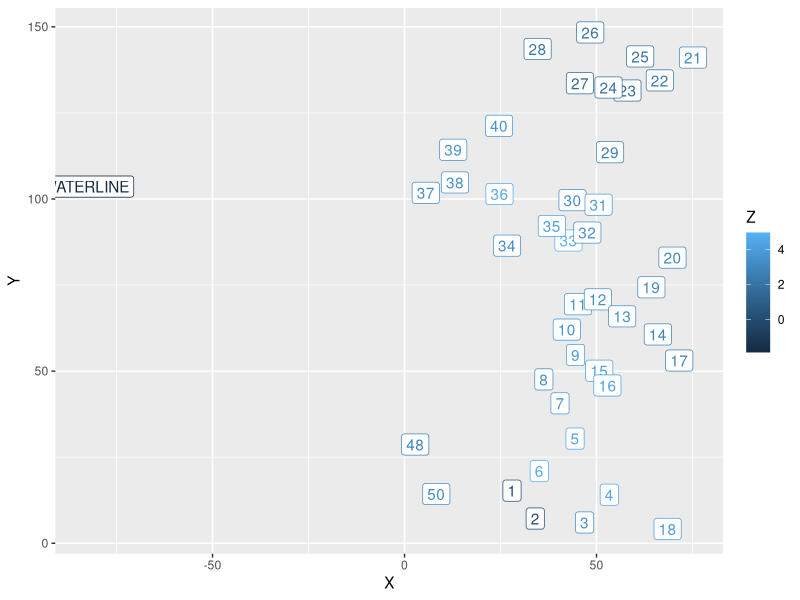
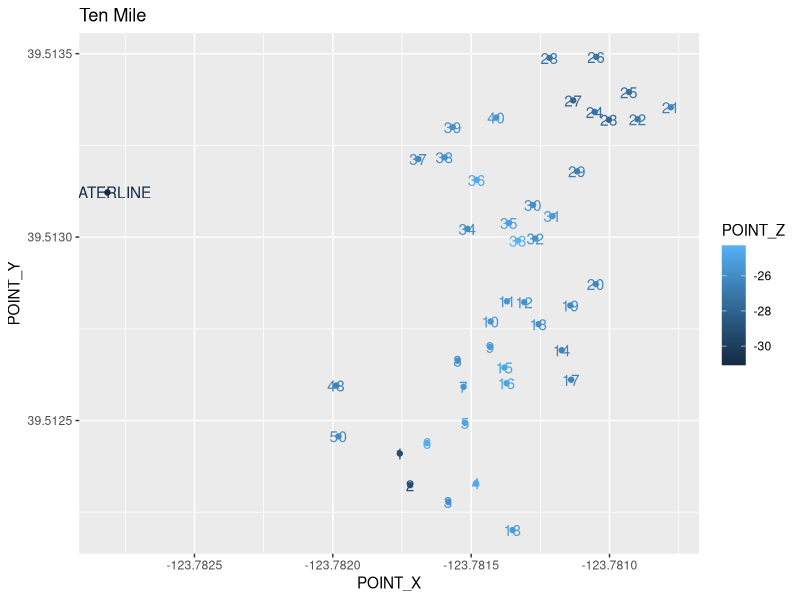
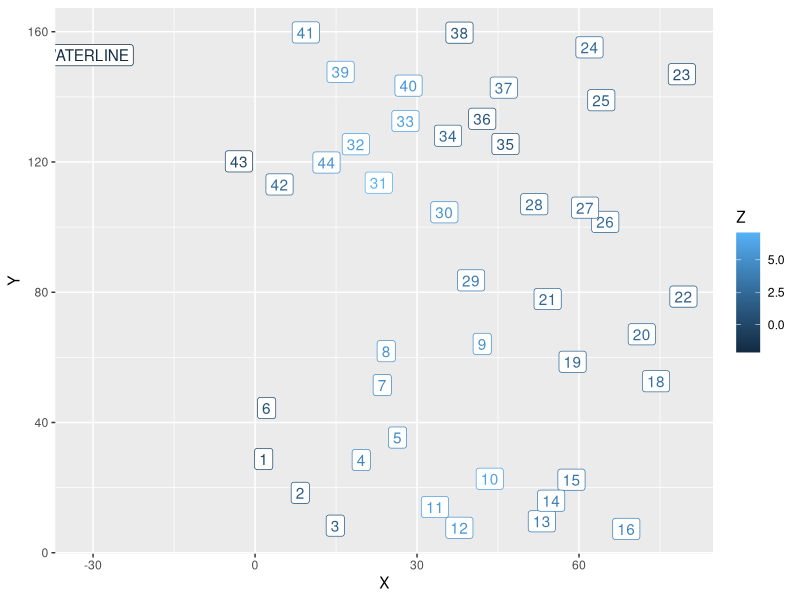
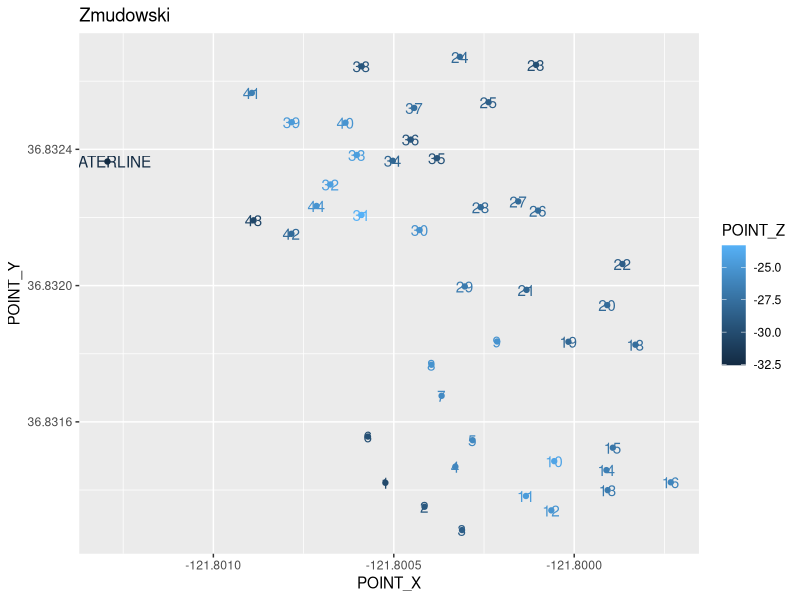
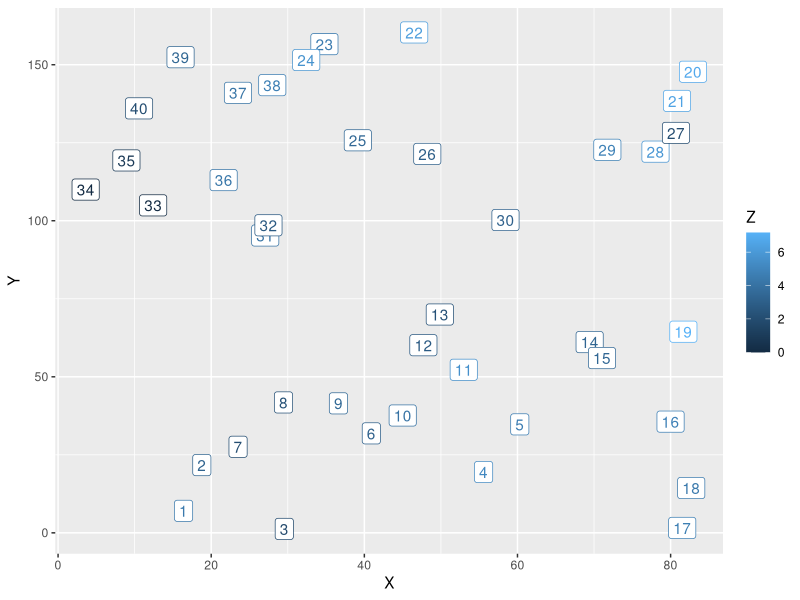
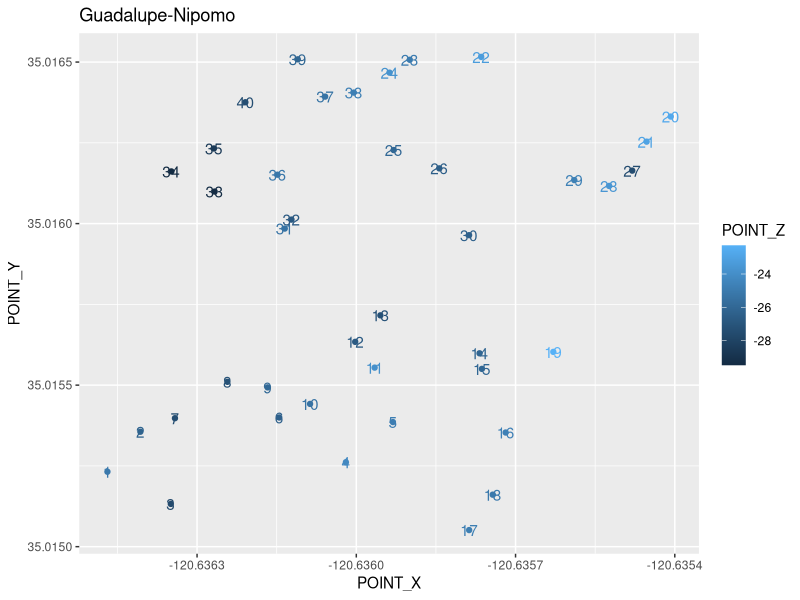
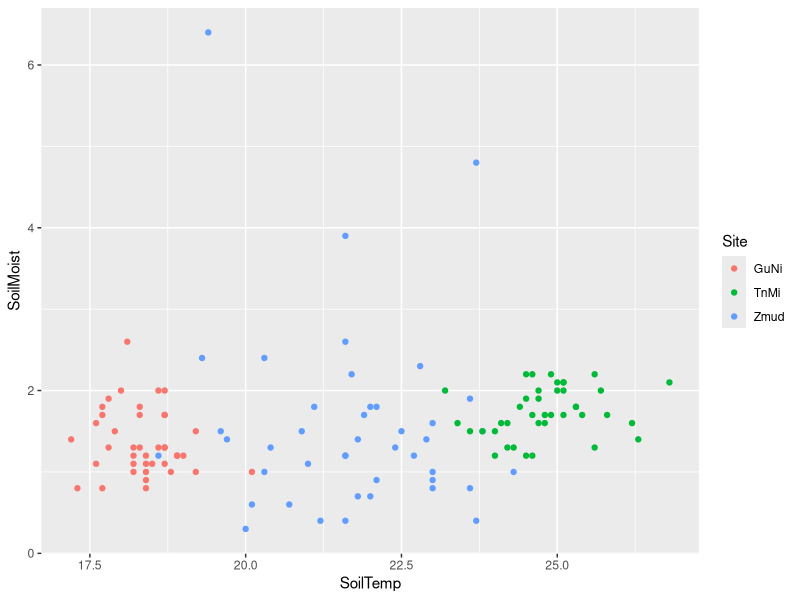
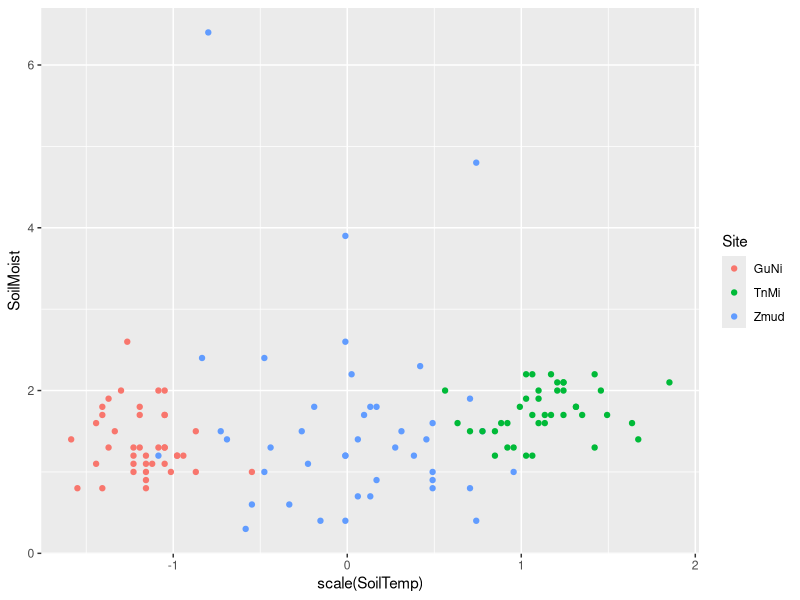

Recreate these plots in R, in order.
## ---- chunk 1
knitr::opts_chunk$set(echo = TRUE)
library(tidyverse)
library(readr)
library(here)
## ---- chunk 2
# Ten Mile
TeMi_Coords <- read_csv(here("EnteredData", "TeMi_RelativeCoords.csv"))
TeMi_Dist <- read_csv(here("EnteredData", "TeMi_Distance.csv"))
TeMi_Cover <- read_csv(here("EnteredData", "TeMi_Cover.csv"))
TeMi_Locations <- read_csv(here("EnteredData", "TeMi_Location.csv"))


# Zmudowski
Zmud_Coords <- read_csv(here("EnteredData", "Zmud_RelativeCoords.csv"))
Zmud_Dist <- read_csv(here("EnteredData", "Zmud_Distance.csv"))
Zmud_Cover <- read_csv(here("EnteredData", "Zmud_Cover.csv"))
Zmud_Locations <- read_csv(here("EnteredData", "ZmudLocations.csv"))


# Guadalupe Nipomo
GuNi_Coords <- read_csv(here("EnteredData", "GuNi_RelativeCoords.csv"))
GuNi_Dist <- read_csv(here("EnteredData", "GuNi_Distance.csv"))
GuNi_Cover <- read_csv(here("EnteredData", "GuNi_Cover.csv"))
GuNi_Locations <- read_csv(here("EnteredData", "GuNi_Location.csv"))


## ---- chunk 3
#TeMi
TeMi_Subset_X <- subset(TeMi_Coords, IN_FID == 1) #Just the X 
TeMi_Subset_Y <- subset(TeMi_Coords, IN_FID == 2) #Just the Y
TeMi_Sub<-merge(TeMi_Subset_X, TeMi_Subset_Y, by = "NEAR_FID") #recombine them
TeMi_RelCords<- data.frame(Plot= TeMi_Sub$NEAR_FID, X = TeMi_Sub$NEAR_DIST.x, Y = TeMi_Sub$NEAR_DIST.y, Z = TeMi_Locations$POINT_Z) #make a data frame with XYZ
TeMi_RelCords$Plot<- merge(TeMi_RelCords[1], TeMi_Locations[1:2], by.x = "Plot", by.y = "OID_")$Comment #This fixes the names
TeMi_RelCords<- mutate(TeMi_RelCords, X = ifelse(TeMi_RelCords$Plot == "WATERLINE",-1*X, X)) #
TeMi_RelCords$Z <- TeMi_RelCords$Z - min(subset(TeMi_RelCords,Plot != "WATERLINE")$Z)

#Zmud
Zmud_Subset_X <- subset(Zmud_Coords, IN_FID == 2)
Zmud_Subset_Y <- subset(Zmud_Coords, IN_FID == 3)
Zmud_Sub<-merge(Zmud_Subset_X, Zmud_Subset_Y, by = "NEAR_FID")
Zmud_RelCords<- data.frame(Plot= Zmud_Sub$NEAR_FID, X = Zmud_Sub$NEAR_DIST.x, Y = Zmud_Sub$NEAR_DIST.y, Z = Zmud_Locations$POINT_Z)
Zmud_RelCords$Plot<- merge(Zmud_RelCords[1], Zmud_Locations[1:2], by.x = "Plot", by.y = "OID_")$Comment
Zmud_RelCords<- mutate(Zmud_RelCords, X = ifelse(Zmud_RelCords$Plot == "WATERLINE",-1*X, X))
Zmud_RelCords$Z <- Zmud_RelCords$Z - min(subset(Zmud_RelCords,Plot != "WATERLINE")$Z)

#GuNi
GuNi_Subset_X <- subset(GuNi_Coords, IN_FID == 3)
GuNi_Subset_Y <- subset(GuNi_Coords, IN_FID == 2)
GuNi_Sub<-merge(GuNi_Subset_X, GuNi_Subset_Y, by = "NEAR_FID")
GuNi_RelCords<- data.frame(Plot= GuNi_Sub$NEAR_FID, X = GuNi_Sub$NEAR_DIST.x, Y = GuNi_Sub$NEAR_DIST.y, Z = GuNi_Locations$POINT_Z)
GuNi_RelCords$Plot<- merge(GuNi_RelCords[1], GuNi_Locations[1:2], by.x = "Plot", by.y = "OID_")$Comment
GuNi_RelCords<- mutate(GuNi_RelCords, X = ifelse(GuNi_RelCords$Plot == "WATERLINE",-1*X, X))
GuNi_RelCords$Z <- GuNi_RelCords$Z - min(GuNi_RelCords$Z)




## ---- chunk 4
ggplot(aes(x = X, y = Y, label = Plot, color = Z), data = TeMi_RelCords)+
  geom_point()+
  geom_label()

ggplot(aes(x = POINT_X, y = POINT_Y, label = Comment, color = POINT_Z), data = TeMi_Locations)+
  geom_point()+
  geom_text()+
  ggtitle("Ten Mile")


ggplot(aes(x = X, y = Y, label = Plot, color = Z), data = Zmud_RelCords)+
  geom_point()+
  geom_label()
ggplot(aes(x = POINT_X, y = POINT_Y, label = Comment, color = POINT_Z), data = Zmud_Locations)+
  geom_point()+
  geom_text()+
  ggtitle("Zmudowski")

ggplot(aes(x = X, y = Y, label = Plot, color = Z), data = GuNi_RelCords)+
  geom_point()+
  geom_label()
ggplot(aes(x = POINT_X, y = POINT_Y, label = Comment, color = POINT_Z), data = GuNi_Locations)+
  geom_point()+
  geom_text()+
  ggtitle("Guadalupe-Nipomo")

## ---- chunk 5
DuneEnvData <- read_csv(here("EnteredData", "DuneEnvData.csv"))

ggplot(aes(x= SoilTemp, y = SoilMoist, color = Site), data = DuneEnvData)+
  geom_point() #okay so site super mattered which makes sense for temp. I'll scale it

ggplot(aes(x= scale(SoilTemp), y = SoilMoist, color = Site), data = DuneEnvData)+
  geom_point() #Lol. I need to scale Soil Temp by the site! Duh! I should actually do that for Soil Moisture too but it won't be as severe


DuneEnv_scaled <- DuneEnvData %>% group_by(Site) %>% mutate(SoilTemp = scale(SoilTemp), SoilMoist=scale(SoilMoist))


DuneEnv_scaled<-plyr::ddply(DuneEnvData, "Site", transform, SoilTemp = scale(SoilTemp))
DuneEnv_scaled<-plyr::ddply(DuneEnv_scaled, "Site", transform, SoilMoist = scale(SoilMoist))


#Temp v moist
ggplot(aes(x= SoilTemp, y = SoilMoist), data = DuneEnv_scaled)+
  geom_point(aes(color = Site)) +
  geom_smooth(method = "lm", aes(color = Site), fill = NA)+
  geom_smooth(method = "lm", color = "black")

cor.test(x = DuneEnv_scaled$SoilMoist, y = DuneEnv_scaled$SoilTemp, method = "pearson") # temp and mositure are not correlated which is nice

# Slope v SoilMoist
ggplot(aes(x= Slope, y = SoilMoist), data = DuneEnv_scaled)+
  geom_point(aes(color = Site)) +
  geom_smooth(method = "lm")# No obvious pattern
cor.test(x = DuneEnv_scaled$Slope, y = DuneEnv_scaled$SoilMoist, method = "pearson") # Nutthin

#Slope v Temp ***
ggplot(aes(x= Slope , y =SoilTemp), data = DuneEnv_scaled)+
  geom_point(aes(color = Site)) +
  geom_smooth(method = "lm")
cor.test(x = DuneEnv_scaled$Slope, y = DuneEnv_scaled$SoilTemp, method = "pearson") # Topsoil, Slope explains SoilTemp

#aspect slope
ggplot(aes(x= Aspect, y = Slope), data = DuneEnv_scaled)+
  geom_point(aes(color = Site)) # No obvious pattern
summary(aov(Slope ~ Aspect, data = DuneEnv_scaled)) #nuthin


#aspect temp
ggplot(aes(x= Aspect, y = SoilTemp), data = DuneEnv_scaled)+
  geom_point(aes(color = Site)) # No obvious pattern
summary(aov(SoilTemp ~ Aspect, data = DuneEnv_scaled)) #nuthin


#aspect Moist
ggplot(aes(x= Aspect, y = SoilMoist), data = DuneEnv_scaled)+
  geom_point(aes(color = Site)) # No obvious pattern
summary(aov(SoilMoist ~ Aspect, data = DuneEnv_scaled)) #nuthin
## ---- chunk 6
Pheno <-read_csv(here("EnteredData", "DunePhenoTrait.csv"))

head(Pheno)
